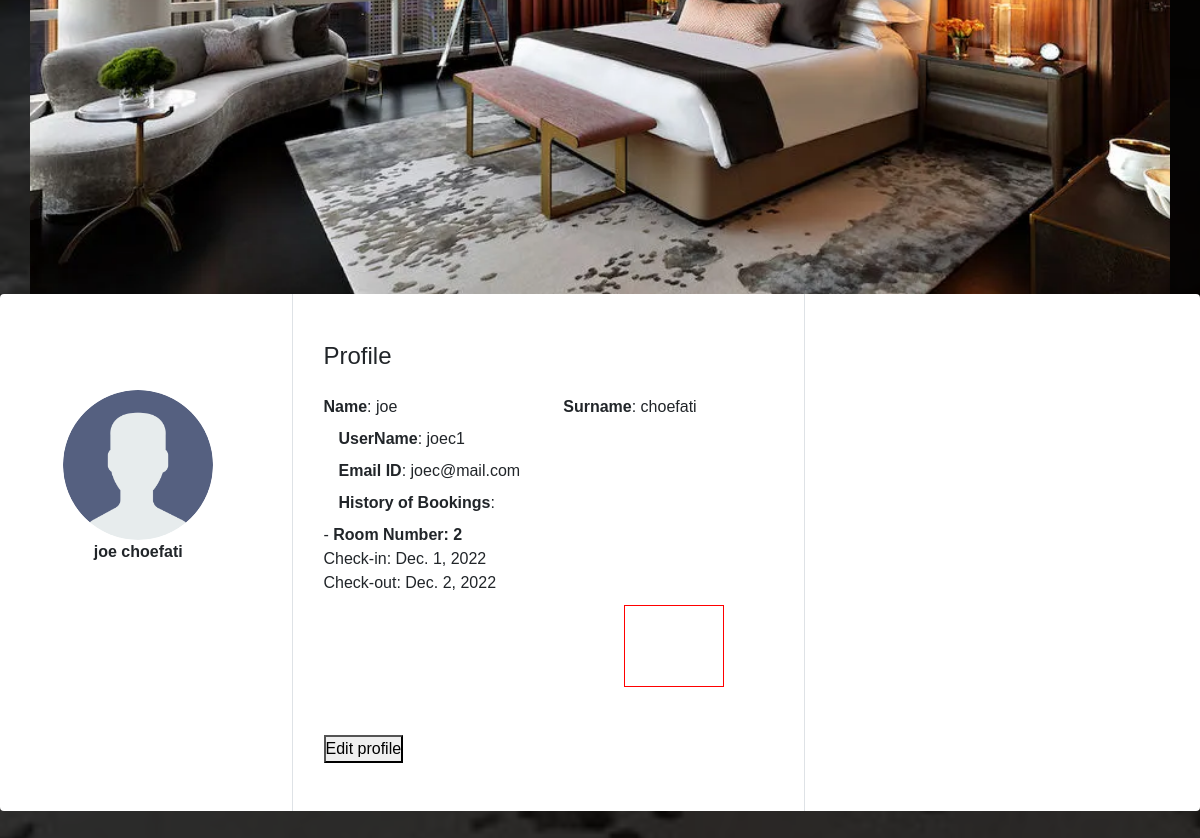
The page / (signed in, lower part) on the database as committed earlier.
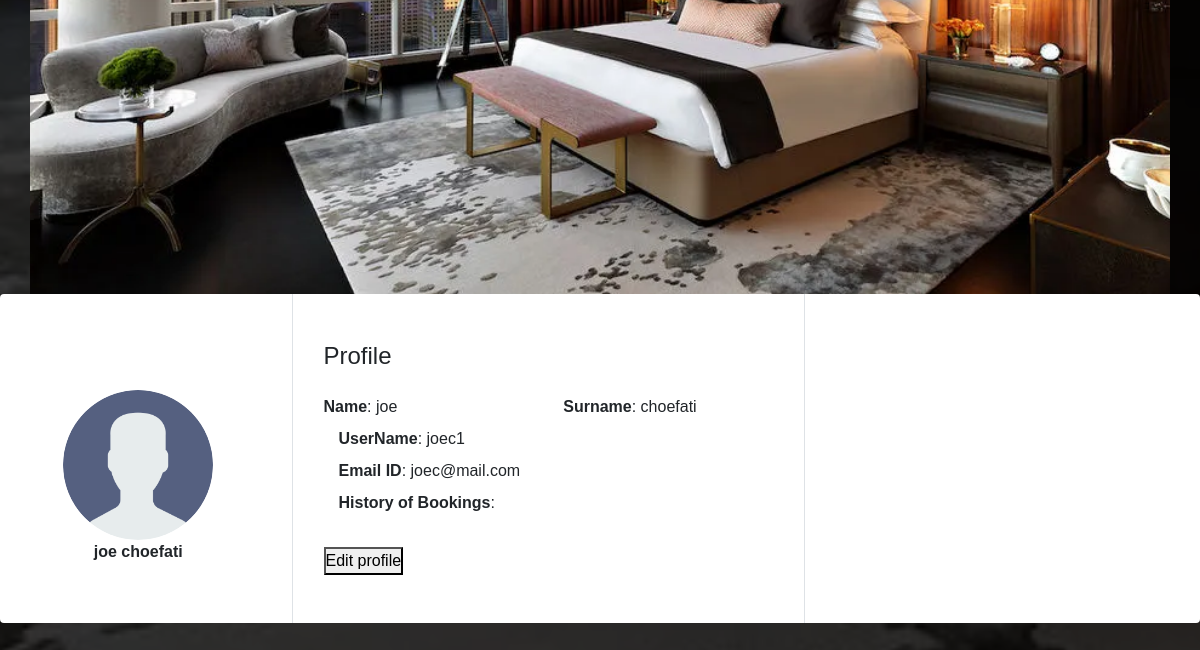
The same page on the database as committed later.
### main/models.py (models this page shows, shortened)
class reservation(models.Model):
    room_id = models.ForeignKey(room, on_delete=models.DO_NOTHING)
    client_id = models.ForeignKey(User, on_delete=models.DO_NOTHING)
    start_date1 = models.DateField()
    end_date1 = models.DateField()

class room(models.Model):
    reserved = models.BooleanField()
    room_number = models.IntegerField()
    price_per_night = models.IntegerField()
    single = models.BooleanField()
    smoking = models.BooleanField()
    stars = models.IntegerField()
    def __str__(self):
        return ("Room Number: "+str(self.room_number))

### main/views.py (the view)
# urls.py: path("", views.home, name="home"),
def home(response):
    D = {}
    currentUser = response.user
    if currentUser.is_authenticated:
        D["username"] = response.user.username
        D["first_name"] = response.user.first_name
        D["last_name"] = response.user.last_name
        D["email"] = response.user.email
        return render(response, "main/homepages.html", D)
    else:
        return render(response, "main/homepages.html", D)

### main/templates/main/homepages.html (shortened to what this page needs)
<!DOCTYPE html>
<html lang="en">
    <head>
        <link rel="stylesheet" href="C:\Users\Alex\Documents\GitHub\351project\main\static\styles.css">
    </head>
    <body>
            <link rel="stylesheet" href="static\book.css">
        <section id="book">
            <head>
                <link rel="stylesheet" href="static\styles.css">
                <link rel="stylesheet" href="https://stackpath.bootstrapcdn.com/font-awesome/4.7.0/css/font-awesome.min.css">
                <link rel="stylesheet" href="https://maxcdn.bootstrapcdn.com/bootstrap/4.5.0/css/bootstrap.min.css">
            </head>
            <body>
                <div class="container">
            </body>
        </section>
        {% if user.is_authenticated %}
        <section id="Profile">
          <link rel="stylesheet" href="static\styles.css">
          <body>
            <div class="rounded bg-white mt-5 mb-5">
              <div class="row">
                  <div class="col-md-3 border-right">
                      <div class="d-flex flex-column align-items-center text-center p-3 py-5"><img class="rounded-circle mt-5" width="150px" src="static/user.png"><span class="font-weight-bold">{{first_name}} {{last_name}}</span></div>
                  </div>
                  <div class="col-md-5 border-right">
                      <div class="p-3 py-5">
                          <div class="d-flex justify-content-between align-items-center mb-3">
                              <h4 class="text-right">Profile</h4>
                          </div>
                          <div class="row mt-2">
                              <div class="col-md-6"><label class="labels"><b>Name</b>: {{user.first_name}}</label></div>
                              <div class="col-md-6"><label class="labels"><b>Surname</b>: {{user.last_name}}</label></div>
                          </div>
                          <div>
                              <div class="col-md-12"><label class="labels"><b>UserName</b>: {{user.username}}</label></div>
                              <div class="col-md-12"><label class="labels"><b>Email ID</b>: {{user.email}}</label></div>
                              <div class = "col-md-12"><label class = "labels"><b>History of Bookings</b>: </label></div>
                              {% for booking in user.reservation_set.all%}
                               - <b>{{booking.room_id}}</b> <br> Check-in: {{booking.start_date1}} <br> Check-out: {{booking.end_date1}}<br>
                              <form method = "post" id = "deleteRes" action = "deleteRes/">
                                <button type="submit" value="Submit" id="cancel-btn">Cancel Booking</button>
                                <br>
                                <br>
                              </form>
                              {% endfor %}
                          </div>
                          <br>
                          <form method = "post" id="usernamePass" action = "editprofile/">
                            <button value = {{user.username}}, id = "user"> Edit profile </button>
                          </form>
                      </div>
                  </div>
              </div>
          </div>
          </body>
        </section>
        {% endif %}

Rows that differ between the two databases and show on the page:
removed reservation: room_id "Room Number: 2", start_date1 "Dec. 1, 2022", end_date1 "Dec. 2, 2022"
